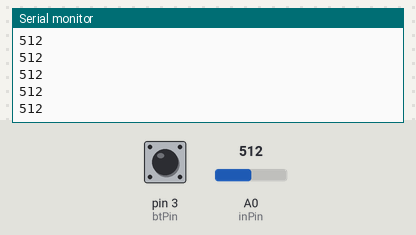
This sketch was run on a simulated Arduino Uno, built with avr-gcc and run on an emulated ATmega328P. Shown: the last lines printed to the serial monitor. The test bench sets the inputs (shaded band); at power-on: A0 (inPin) = 512, pin 3 (btPin) HIGH.

Above: at 1.2 s.
1.3 s: A0 (inPin) set to 716
At 2.4 s:
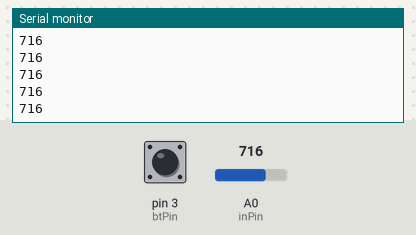
2.8 s: pin 3 (btPin) pulled LOW for 0.15 s
At 3.4 s:
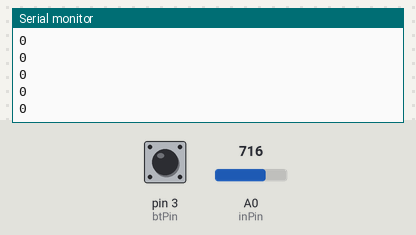
4.4 s: A0 (inPin) set to 900
At 5.1 s:
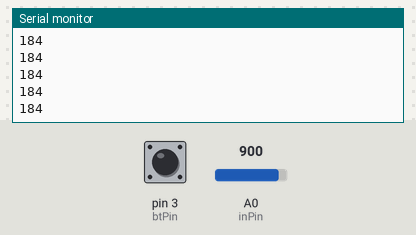
Timing chart, 0 to 7.4 s (numbered marks = the images above; inputs shaded):
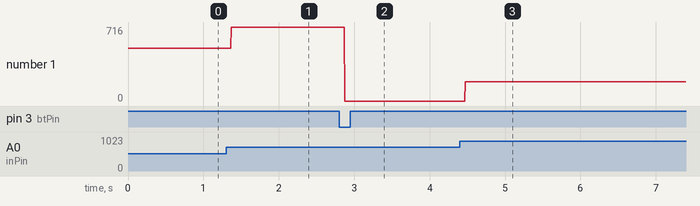

Measured:
- after the input at 1.3 s, the serial monitor: prints a new line after 0.07 s (image 1)
- after the input at 2.8 s, the serial monitor: prints a new line after 0.07 s (image 2)
- after the input at 4.4 s, the serial monitor: prints a new line after 0.07 s (image 3)
- plotted number 1: 512 → 716 after the input at 1.3 s, 716 → 0 after the input at 2.8 s, 0 → 184 after the input at 4.4 s

The sketch:

LoadCellRead_AMP.ino
```cpp
/*
 * LoadCellRead_AMP
 * Created for STORQUE and open source educational project
 * Code to read change in weights from a four pin load cell using an external amplifier circuit
 *
 * Team 8
 *
*/

//amplification pin
const int inPin = A0;
//calibration pin
const int btPin = 3;
//amount of times the load cell is checked per second
const int sampleRate = 1000;
//calibration offset
int offset = 0;

void setup() {


  //set input pin to input mode
  pinMode(inPin, INPUT);

  //set pullup pin
  pinMode(btPin, INPUT_PULLUP);

  //set baud rate
  //must be same rate that serial monitor is running
  Serial.begin(9600);

  //if nothing is output to serial monitor then there is problem with arduino communicating with computer
}

void loop() {

  //value of calibration pin
  int calCheck;
  //read from button pin
  calCheck = digitalRead(btPin);

  //if calibration button is pressed
  if(calCheck == 0){
    offset = analogRead(inPin);
  }

  //delay by sample period
  delay(1000/sampleRate);

  //output offset value
  Serial.println(analogRead(inPin) - offset);
}
```
